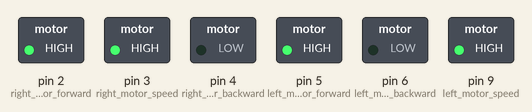
This sketch was run on a simulated Arduino Uno, built with avr-gcc and run on an emulated ATmega328P. On the bench: switched loads named in the sketch (green lamp = pin HIGH).

Above: at 0.1 s.
Timing chart, 0 to 1.6 s (numbered marks = the images above):
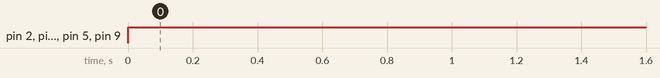

The sketch:

Wheel_Direction.ino
```cpp
#define right_motor_forward 2
#define right_motor_backward 4
#define right_motor_speed 3
#define left_motor_forward 5
#define left_motor_backward 6
#define left_motor_speed 9


void setup() {

  pinMode(right_motor_forward, OUTPUT);
  pinMode(right_motor_backward, OUTPUT);
  pinMode(right_motor_speed, OUTPUT);
  pinMode(left_motor_forward, OUTPUT);
  pinMode(left_motor_backward, OUTPUT);
  pinMode(left_motor_speed, OUTPUT);


}

void loop() {


    digitalWrite(left_motor_forward, 1);
    digitalWrite(left_motor_backward, 0);

    digitalWrite(right_motor_forward, 1);
    digitalWrite(right_motor_backward, 0);


    digitalWrite(left_motor_speed, 1);
    digitalWrite(right_motor_speed, 1);


}
```

Measured:
- by itself, pin 2 (right_motor_forward), pin 3 (right_motor_speed), pin 5 (left_motor_forward), pin 9 (left_motor_speed): LOW → HIGH at 0.00 s
